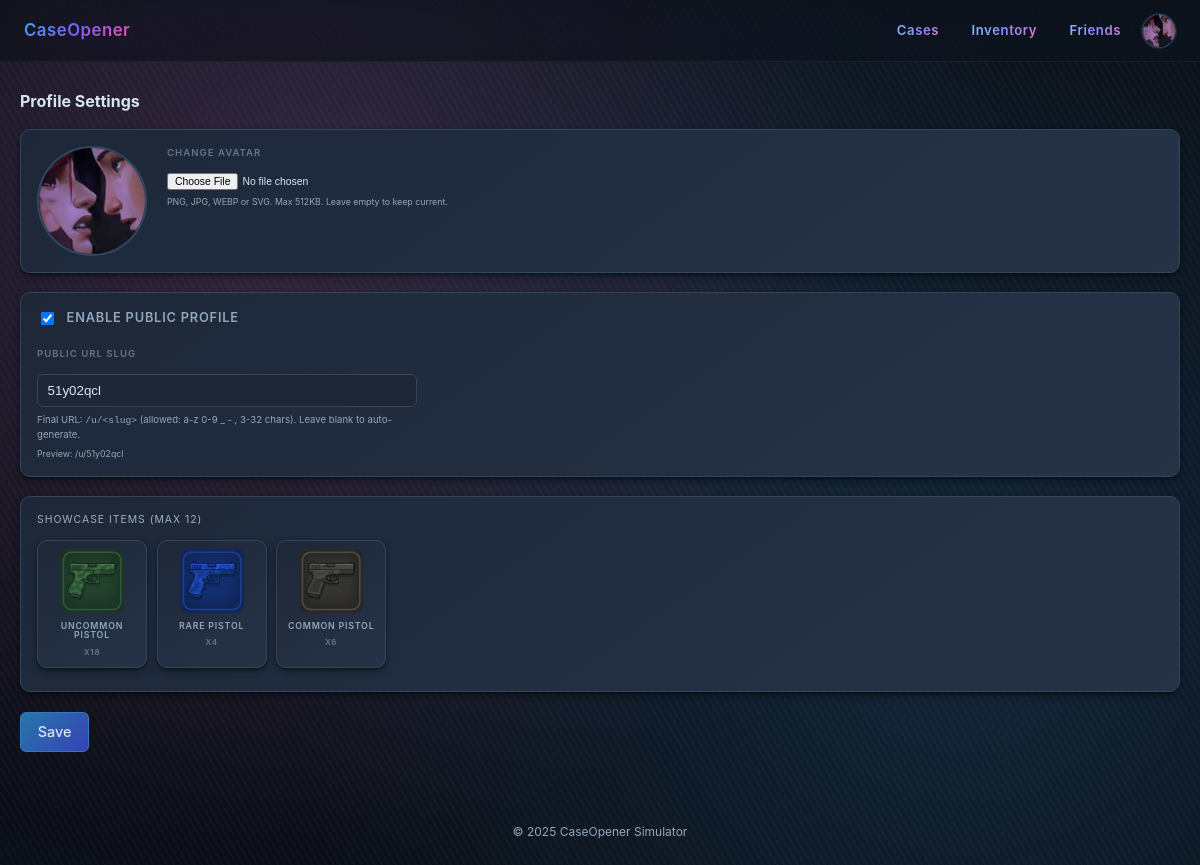
/profile/public (signed in), run on the app's committed database.
### models.py (models this page shows, shortened)
class User(db.Model):
    __tablename__ = 'users'
    id = db.Column(db.Integer, primary_key=True)
    username = db.Column(db.String(80), unique=True, nullable=False, index=True)
    password_hash = db.Column(db.String(255), nullable=False)
    avatar = db.Column(db.String(255), nullable=True)
    money = db.Column(db.Integer, default=0, nullable=False)
    public_enabled = db.Column(db.Boolean, default=False, nullable=False)
    public_slug = db.Column(db.String(120), unique=True, nullable=True, index=True)
    total_spent = db.Column(db.Integer, default=0, nullable=False)  # cumulative case spending
    created_at = db.Column(db.DateTime, default=datetime.utcnow, nullable=False)
    inventory_items = db.relationship('InventoryItem', back_populates='user', cascade='all, delete-orphan')

class Item(db.Model):
    __tablename__ = 'items'
    id = db.Column(db.Integer, primary_key=True)
    name = db.Column(db.String(120), unique=True, nullable=False, index=True)
    value = db.Column(db.Integer, nullable=False, default=0)
    image = db.Column(db.String(255), nullable=True)
    rarity = db.Column(db.String(32), nullable=True, index=True)  # added later; may be null for legacy rows
    created_at = db.Column(db.DateTime, default=datetime.utcnow, nullable=False)
    inventory_entries = db.relationship('InventoryItem', back_populates='item')

### app.py (the view, shortened to what this page needs)
@app.route('/profile/public', methods=['GET','POST'])
def public_profile_settings():
    uid = session.get('user_id')
    if not uid:
        return redirect(url_for('login'))
    user = User.query.get(uid)
    if not user:
        session.clear()
        return redirect(url_for('login'))
    inv_entries = []
    for inv in user.inventory_items:
        if inv.item:
            inv_entries.append({'item_id': inv.item_id, 'name': inv.item.name, 'image': inv.item.image, 'rarity': inv.item.rarity, 'quantity': inv.quantity})
    selected_ids = {e.item_id for e in user.showcase_items}
    return render_template('public_profile_settings.html', user=user, inventory=inv_entries, selected_ids=selected_ids)

### app.py (called while the page is built, shortened)
@app.context_processor
def inject_current_user():
    uid = session.get('user_id')
    user = User.query.get(uid) if uid else None
    def avatar_url(u):
        if not u or not u.avatar or 'default-avatar' in u.avatar:
            return f"{DEFAULT_AVATAR_PATH}?v={DEFAULT_AVATAR_VERSION}"
        return u.avatar if (u.avatar.startswith('http') or u.avatar.startswith('/')) else '/' + u.avatar
    return {'current_user': user, 'avatar_url': avatar_url}

@app.before_request
def ensure_db_seeded():
    global _DB_INITIALIZED
    if _DB_INITIALIZED:
        return

### templates/public_profile_settings.html (shortened to what this page needs)
{% extends 'base.html' %}
{% block content %}
<h1 style="font-size:1rem;margin:0 0 1rem;">Profile Settings</h1>
<form method="post" enctype="multipart/form-data" class="stack" style="--gap:1.2rem;">
  <div class="surface" style="padding:1rem;display:flex;flex-direction:row;gap:1.25rem;align-items:flex-start;flex-wrap:wrap;">
    <div style="display:flex;gap:1.25rem;align-items:flex-start;">
      <div style="display:flex;flex-direction:column;align-items:center;gap:.6rem;">
        <img src="{{ avatar_url(user) }}" alt="Avatar" style="width:110px;height:110px;border-radius:50%;object-fit:cover;border:2px solid #2f4761;">
      </div>
      <div class="stack" style="--gap:.6rem;min-width:220px;">
        <div class="stack" style="--gap:.4rem;">
          <label style="font-size:.6rem;letter-spacing:1px;text-transform:uppercase;opacity:.6;">Change Avatar</label>
          <input type="file" name="avatar_file" accept="image/png,image/jpeg,image/webp,image/svg+xml" style="font-size:.65rem;">
          <div class="text-dim" style="font-size:.55rem;line-height:1.3;">PNG, JPG, WEBP or SVG. Max 512KB. Leave empty to keep current.</div>
        </div>
      </div>
    </div>
  </div>
  <div class="surface" style="padding:1rem;display:flex;flex-direction:column;gap:.9rem;">
    <div class="stack" style="--gap:.75rem;">
      <label style="display:flex;align-items:center;gap:.6rem;font-size:.8rem;">
        <input type="checkbox" name="public_enabled" {% if user.public_enabled %}checked{% endif %}> Enable Public Profile
      </label>
      <div class="stack" style="--gap:.4rem;max-width:380px;">
        <label style="font-size:.6rem;letter-spacing:1px;text-transform:uppercase;opacity:.6;">Public URL Slug</label>
        <input name="public_slug" value="{{ user.public_slug or '' }}" placeholder="your-name" style="padding:.5rem .6rem;background:#1d2738;border:1px solid #2f4761;border-radius:6px;color:var(--text-color);">
        <div class="text-dim" style="font-size:.6rem;">Final URL: <code>/u/&lt;slug&gt;</code> (allowed: a-z 0-9 _ - , 3-32 chars). Leave blank to auto-generate.</div>
        <div id="slugPreview" style="font-size:.55rem;opacity:.65;"></div>
      </div>
    </div>
  </div>
  <div class="surface" style="padding:1rem;">
    <div style="font-size:.65rem;letter-spacing:1px;text-transform:uppercase;opacity:.7;margin:0 0 .75rem;">Showcase Items (max 12)</div>
    <div class="row" style="flex-wrap:wrap;gap:.6rem;">
      {% for it in inventory %}
        <label class="surface showcase-option" style="padding:.55rem .6rem;display:flex;flex-direction:column;align-items:center;gap:.45rem;flex:0 0 110px;cursor:pointer;position:relative;user-select:none;">
          {% if it.image %}<img src="/{{ it.image.lstrip('/') }}" alt="{{ it.name }}" style="width:64px;height:64px;object-fit:cover;border-radius:8px;transition:transform .25s;">{% else %}<div style="width:64px;height:64px;border:1px dashed #2f4761;border-radius:8px;"></div>{% endif %}
          <div style="font-size:.55rem;font-weight:600;text-align:center;line-height:1.1;">{{ it.name }}</div>
          <div style="font-size:.5rem;opacity:.6;">x{{ it.quantity }}</div>
        </label>
      {% endfor %}
    </div>
  </div>
  <button class="btn btn-primary" style="align-self:flex-start;">Save</button>
</form>
{% endblock %}

### templates/base.html (shortened to what this page needs)
<!DOCTYPE html>
<html lang="en">
<head>
    <link rel="stylesheet" href="{{ url_for('static', filename='base.css') }}">
</head>
<body class="app-shell">
    <header class="site-header">
        <nav class="nav-bar">
                        <div class="nav-brand"><a href="{{ url_for('home') if session.get('user_id') else url_for('login') }}" style="text-decoration:none;color:inherit;">CaseOpener</a></div>
                                                <div class="nav-actions">
                                {% if session.get('user_id') %}
                                    <a class="nav-link" href="{{ url_for('case_selector') }}">Cases</a>
                                    <a class="nav-link" href="{{ url_for('inventory_page') }}">Inventory</a>
                                    <a class="nav-link" href="{{ url_for('friends') }}">Friends</a>
                                {% endif %}
                                                                                                                                {% if current_user %}
                                                                                                                                                                        <div class="avatar-link" id="avatarMenu">
                                                                                                                                                                            <img class="avatar-menu-trigger" src="{{ avatar_url(current_user) }}" alt="avatar" style="width:34px;height:34px;border-radius:50%;object-fit:cover;border:1px solid #2f4761;box-shadow:0 0 0 1px rgba(63,169,245,.15);background:linear-gradient(135deg,#263347,#1d2738);">
                                                                                                                                    </div>
                                                                                                                                {% endif %}
                                                </div>
        </nav>
    </header>
    <main>
        {% block content %}{% endblock %}
    </main>
    <footer>
        <span class="text-dim">&copy; {{ 2025 }} CaseOpener Simulator</span>
    </footer>
</body>
</html>

### templates/public_profile_settings.html (style rules this page uses)
.showcase-option { border:1px solid #2f4761; transition:border-color .25s, box-shadow .25s, transform .25s; }

### data on the page
User: avatar (picture), public_enabled "☑", public_slug "51y02qcl"
Item: image.lstrip (picture), name "UNCOMMON PISTOL", quantity "18"
Item: image.lstrip (picture), name "RARE PISTOL", quantity "4"
Item: image.lstrip (picture), name "COMMON PISTOL", quantity "6"

### other printed values
{{ 2025 }} "2025"
